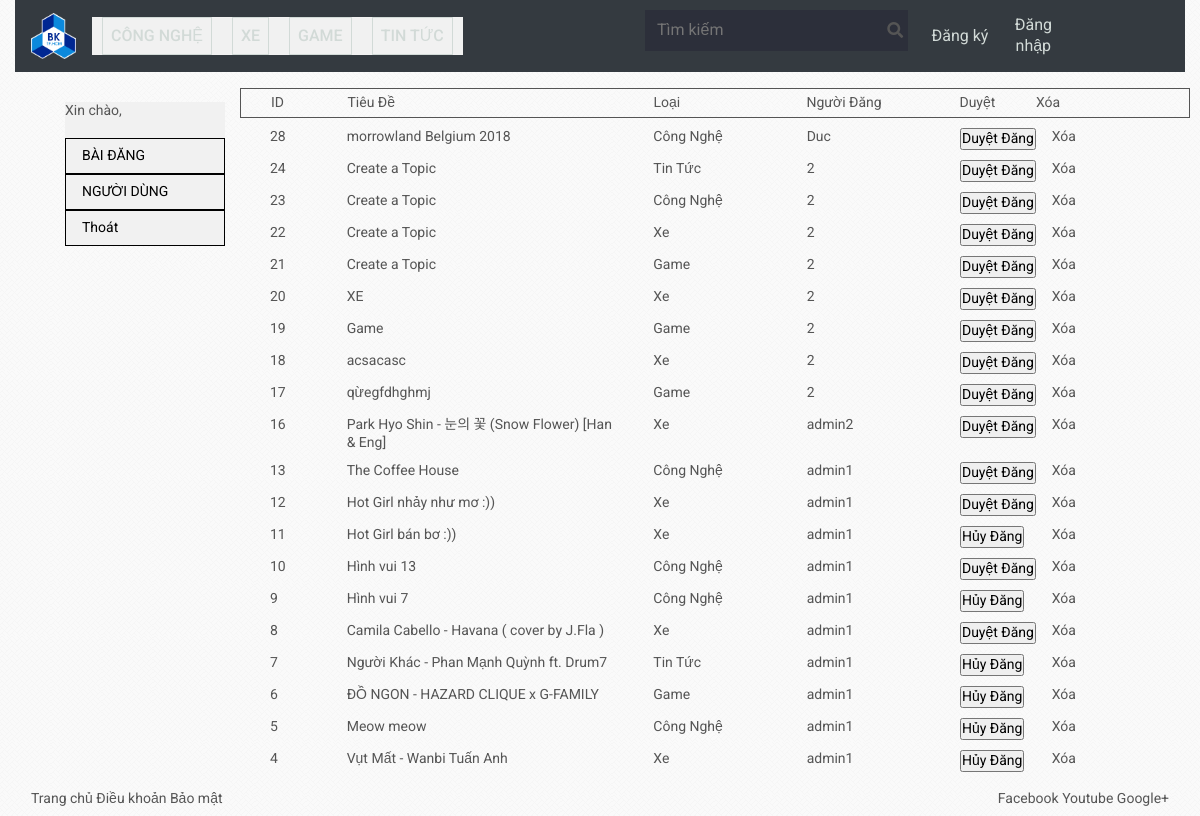
Page /admin/page/post.php on the earlier database version.
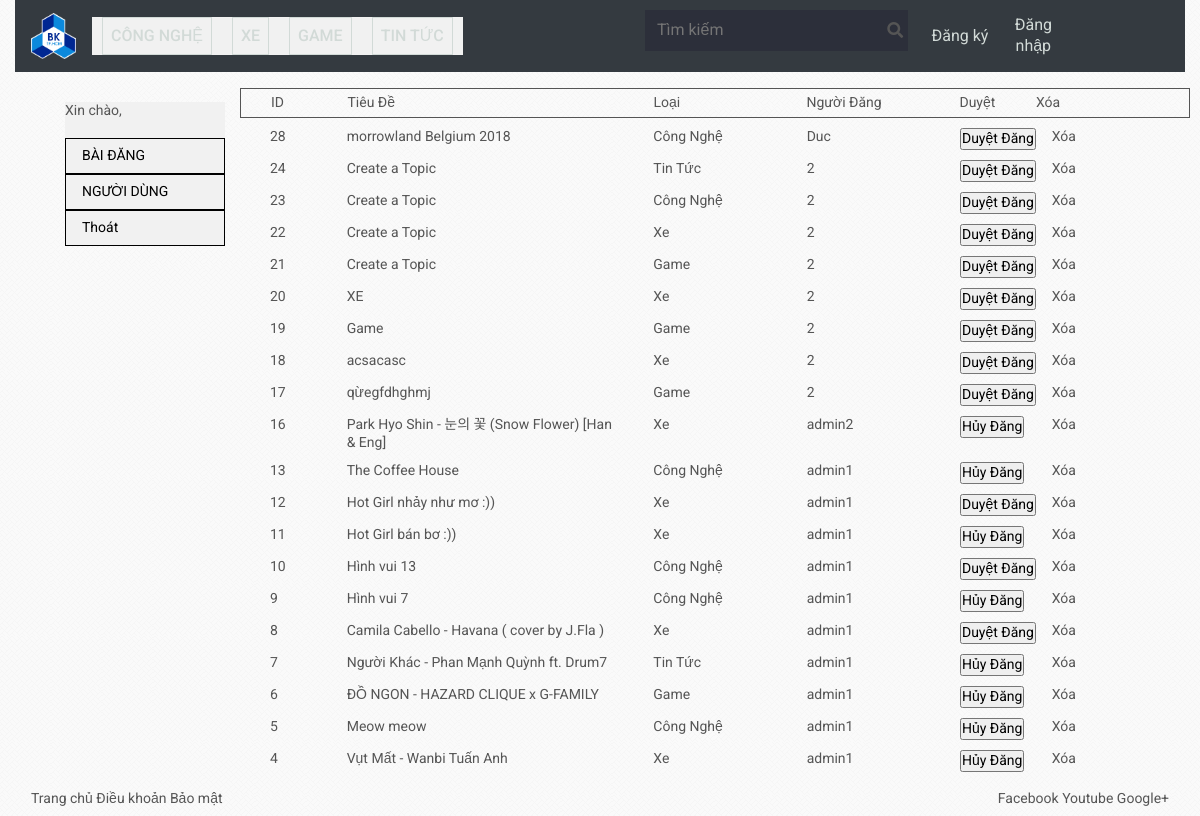
Same page on the later database version.
### tables this page shows
CREATE TABLE `post` (
  `id_post` int(255) NOT NULL,
  `poster` varchar(255) NOT NULL,
  `date_time` datetime NOT NULL,
  `title` varchar(255) NOT NULL,
  `decription` text NOT NULL,
  `typepost` int(11) NOT NULL,
  `img_lnk` text NOT NULL,
  `contentpost` text NOT NULL,
  `view` int(11) NOT NULL,
  `status` tinyint(1) NOT NULL
);

### admin/content/post.php (the view, shortened to what this page needs)
  <div class="col-md-10">
  		 <div class="row">
  		 	<div class="col-md-12">
  		 	</div>
  		 	<div class="col-md-12 line1" style="margin-top: 5px; height: 30px; border: 1px solid">
  		 		<div class="col-md-1 line1" style="float: left;margin-top: 5px;">ID</div>
				<div class="col-md-4 line1" style="float: left;margin-top: 5px;">Tiêu Đề</div>
  		 		<div class="col-md-2 line1" style="float: left;margin-top: 5px;">Loại</div>
  		 		<div class="col-md-2 line1" style="float: left;margin-top: 5px;">Người Đăng</div>
				<div class="col-md-1 line1" style="float: left;margin-top: 5px;">Duyệt</div>
  		 		<div class="col-md-2 line1" style="float: left;margin-top: 5px;">Xóa</div>
  		 	</div>
        <?php
        include("../backend/connectDB.php");
        $query = mysqli_query($connect, "SELECT * FROM post ORDER BY id_post DESC");
        while ($row = $query->fetch_assoc()) {
        ?>
          <div class="col-md-12 line2" style="margin-top: 5px;">
            <div class="col-md-1 line1" style="float: left;margin-top: 5px;"><?php echo $row['id_post']; ?></div>
            <div class="col-md-4 line1" style="float: left;margin-top: 5px;">
				<a href="http://localhost/page/post_detail.php?id_post=<?php echo $row['id_post'] ?>">
					<?php echo $row['title']; ?>
				</a>
			</div>
            <div class="col-md-2 line1" style="float: left;margin-top: 5px;">
              <?php
              if ($row['typepost'] == 1) echo "Công Nghệ";
              else if ($row['typepost'] == 2) echo "Xe";
			  else if ($row['typepost'] == 3) echo "Game";
			  else if ($row['typepost'] == 4) echo "Tin Tức";
              ?>
            </div>
            <div class="col-md-2 line1" style="float: left;margin-top: 5px;"><?php echo $row['poster']; ?></div>
			<div class="col-md-1 line1" style="float: left;margin-top: 5px;">
			<?php if ($row['status'] == 1){ ?>
			  <form action="../backend/cancel.php" method="POST">
				<input class="button" type="submit" value="Hủy Đăng">
			  </form>
			<?php  }else{  ?>
			  <form action="../backend/accept.php" method="POST">
				<input class="button" type="submit" value="Duyệt Đăng">
			  </form>
			<?php  } ?>
			</div>
            <div class="col-md-2 line1" style="float: left;margin-top: 5px;">
                <div class="col-md-12">
                    <a href="../backend/deletePost.php?id=<?php echo $row['id_post']; ?>">Xóa</a>
                </div>
            </div>
          </div>
        <?php
        }
         ?>
  	</div>
  </div>
</div>
</div>

### admin/page/post.php (shortened to what this page needs)
<!DOCTYPE html>
<html>
<head>
	<?php include("../layout/head.php"); ?>
</head>
<body>
<?php include("../layout/header.php"); ?>
<?php include("../layout/menu.php"); ?>
<?php include("../content/post.php"); ?>
<?php include("../layout/footer.php"); ?>
</body>
</html>

### admin/layout/head.php (shortened to what this page needs)
<link rel="stylesheet" href="fonts/fontawesome/css/fontawesome-all.css">
<link href="https://unpkg.com/ionicons@4.4.2/dist/css/ionicons.min.css" rel="stylesheet">
<link rel="stylesheet" type="text/css" href="js/slick/slick.css" />
<link rel="stylesheet" type="text/css" href="js/slick/slick-theme.css" />
<link rel="stylesheet" href="https://maxcdn.bootstrapcdn.com/bootstrap/4.1.3/css/bootstrap.min.css">
<link rel="stylesheet" href="../css/styles.css">

### admin/layout/header.php (shortened to what this page needs)
<div class="container-fluid">
        <div class="menu">
            <div class="row">
                <div class="left-menu col-md-6 col-sm-12">
                    <nav class="navbar navbar-expand-md bg-dark navbar-dark">
                        <a class="navbar-brand" href="../page/home.php">
                        	<img src="../images/logobk3.png" alt="logo" style="width:45px;">
                        </a>
                        <div class="collapse navbar-collapse" id="collapsibleNavbar">
                            <ul class="navbar-nav">
                                <li class="nav-item">
                                    <a class="nav-link" href="../page/tech.php">Công nghệ</a>
                                </li>
                                <li class="nav-item">
                                    <a class="nav-link" href="../page/car.php">Xe</a>
                                </li>
                                <li class="nav-item">
                                    <a class="nav-link" href="../page/game.php">Game</a>
                                </li>
                                <li class="nav-item">
                                    <a class="nav-link" href="../page/news.php">Tin tức</a>
                                </li>
                            </ul>
                        </div>
                    </nav>
                </div>
                <div class="form-group d-flex align-items-center col-md-5 col-sm-12">
				<?php if (isset($_SESSION['id_user']) && $_SESSION['id_user']) {
				include('../backend/connectDB.php');
				$id = $_SESSION['id_user'];
				$query = mysqli_query($connect, "SELECT id_user, name FROM user WHERE id_user='$id'");
				$row = mysqli_fetch_array($query);
				$name = $row['name'];
				include('../backend/closeDB.php');
				?>
				<div class="row col-12">
					<form class="search-form col-md-8 col-sm-8" action="">
						<input type="search" placeholder="Tìm kiếm">
						<i class="fas fa-search"></i>
					</form>
					<button class="col-md-2 col-sm-2" onclick="window.location.href='../page/user.php?user=<?php echo $_SESSION['id_user']; ?>'"><?php echo $name; ?></button>
					<button class="col-md-2 col-sm-2" onclick="window.location.href='../backend/logout.php ?>'">Thoát</button>
				</div>
			  <?php } else { ?>
				<div class="row col-12">
				<form class="search-form col-md-8 col-sm-8" action="">
					<input type="search" placeholder="Tìm kiếm">
					<i class="fas fa-search"></i>
				</form>
				<button class="col-md-2 col-sm-2" onclick="window.location.href='../page/reg.php'">Đăng ký</button>
				<button class="col-md-2 col-sm-2" onclick="window.location.href='../page/login.php'">Đăng nhập</button>
				</div>
			  <?php } ?>
                </div>
            </div>
        </div>
	</div>

### admin/layout/menu.php (shortened to what this page needs)
<div class="container" style=" margin: 10px 50px;">
 <div class="row">
 <div class="col-md-2">
 		<div style="padding-top:20px;width: 100%;">
			<ul>
				<li>Xin chào, <?php echo $_SESSION['adminName'];?></li>
				<br>
				<li><a href="../page/post.php">BÀI ĐĂNG</a></li>
				<li><a href="../page/user.php">NGƯỜI DÙNG</a></li>
				<li><a href="../backend/logout.php">Thoát</a></li>
			</ul>
 		</div>
</div>

### admin/layout/footer.php
<nav class="navbar navbar-inverse navbar-fixed-top" id="footer">
	<div class="container-fluid ">
  	<div class="navbar-header left">
       	 <a href="#">Trang chủ</a>
         <a href="#">Điều khoản</a>
         <a href="#">Bảo mật</a>
    </div>
    <div class="navbar-header right">
         <a href="https://www.facebook.com">Facebook</a>
         <a href="https://www.youtube.com">Youtube</a>
         <a href="https://plus.google.com">Google+</a>
    </div>
	</div>
</nav>

### admin/css/styles.css (style rules this page uses)
* { margin: 0; padding: 0; box-sizing: border-box; }
body { font-family: 'Roboto', sans-serif; font-size: 14px; color: #555; line-height: 1.285; background-image: url("../images/bg.png"); }
a { text-decoration: none; color: #555; }
ul { list-style-type: none; margin: 0; padding: 0; background-color: #f1f1f1; }
li a { display: block; color: #000; padding: 8px 16px; text-decoration: none; border: 1px solid; }
.menu { background-color: #343a40; }
.menu .navbar-dark .navbar-brand { font-size: 25px; }
.menu .left-menu { vertical-align: middle; }
.menu .left-menu .navbar-nav li { text-transform: uppercase; padding: 0 10px; font-weight: 500; }
.menu .navbar-dark .navbar-nav .nav-link { color: #d2dad7; font-size: 16px; }
.menu .form-group { margin-bottom: 0; position: relative; }
.menu .form-group .row { margin: 0; }
.menu .form-group .search-form { position: relative; }
.menu .form-group .search-form input { padding: 10px 12px; font-size: 16px; background-color: #2c2f3a; border: none; color: #fff; width: 100%; }
.menu .form-group .search-form i { position: absolute; font-size: 16px; line-height: 40px; right: 20px; top: 0; cursor: pointer; }
.menu .form-group button { background-color: transparent; border: none; padding: 5px 0; color: #d2dad7; font-size: 16px; cursor: pointer; }

Differences in the rows shown:
changed post "Park Hyo Shin - 눈의 꽃 (Snow Flower) [Han & Eng]": status 0 → 1 (drawn); value "Duyệt Đăng" → "Hủy Đăng"
changed post "The Coffee House": status 0 → 1 (drawn); value "Duyệt Đăng" → "Hủy Đăng"
